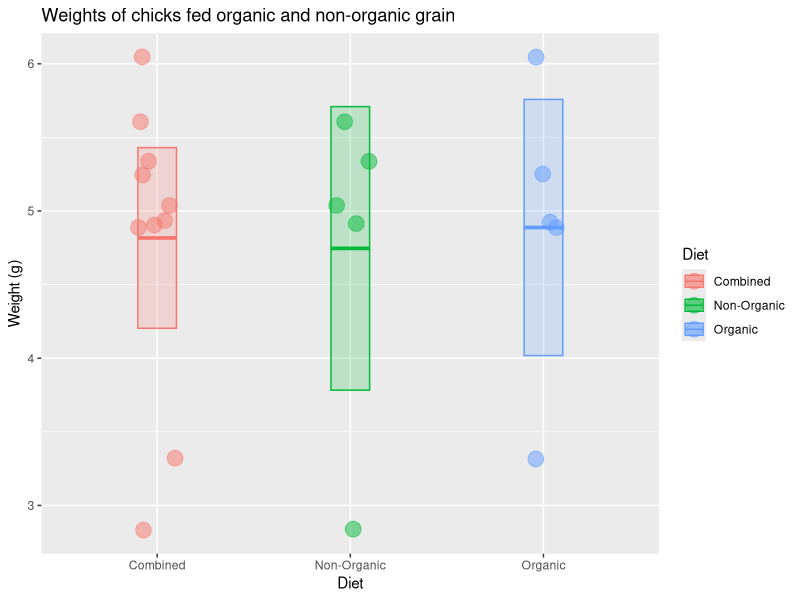

Source code (R):
## ---- chunk 1
x <- c(6.05, 4.89, 3.32, 4.93, 5.25, 5.04, 4.91, 2.84, 5.60, 5.34)
x
## ---- chunk 2
median(x)
mean(x)
sd(x) 
length(x)
## ---- chunk 3
n <- length(x) # sample size
n
sem <- sd(x) / sqrt(n) # standard error of the mean
sem
## ---- chunk 4
c(mean(x) + 1.96 * sem, mean(x) - 1.96 * sem)
## ---- chunk 5

library(tidyverse)

# check to make sure you did the part above correctly
# if not, generate some fake x data
if (!exists("x") | !is.numeric(x) | !length(x) == 10) x <- rep(1, 10)

# put the chick data into a data frame
chick_data <-
  tibble::tibble(
    diet = rep(c("Combined", "Combined", "Organic", "Non-Organic"), each = 5),
    weight = c(x, x)
  )

# summarize the chick weights by diet
chick_summary <-
  chick_data %>% 
  group_by(diet) %>% 
  summarize(
    mean = mean(weight),
    median = median(weight),
    sd = sd(weight),
    n = n(),
    sem = sd / sqrt(n),
    upper = mean + 1.96 * sem,   # upper confidence limit
    lower = mean - 1.96 * sem,   # lower confidence limit
    .groups = "drop"
  )

# plot chick weights
ggplot(chick_data, aes(x = diet, y = weight, color = diet, fill = diet)) +
  geom_jitter(size = 5, shape = 21, alpha = 0.5, width = 0.1) +
  geom_crossbar(
    mapping = aes(ymin = lower, ymax = upper, y = mean), 
    data = chick_summary,
    width = 0.2, alpha = 0.2
  ) +
  labs(
    title = "Weights of chicks fed organic and non-organic grain",
    x = "Diet",
    color = "Diet",
    fill = "Diet",
    y = "Weight (g)"
  )

